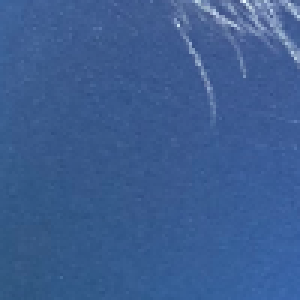
%> input picture code/PHASEII/b11.jpg, 100 x 100 px (shown 3 times larger)
$ octave --eval "result = max_variance_of_pic('b11.jpg');"   (GNU Octave 9; MATLAB toolbox functions it lacks are replaced by stand-ins)
%> lines starting %> are read from the running program, lines starting %| are printed output that depends on the picture
function [max_variance_among_slideing_windows] = max_variance_of_pic(image)
%> called with image = 'b11.jpg'
%UNTITLED This function return the maximal variance among all 10*10 moving
% windows of the input image

% for max_phase_II
g1 = rgb2gray(imread(image));
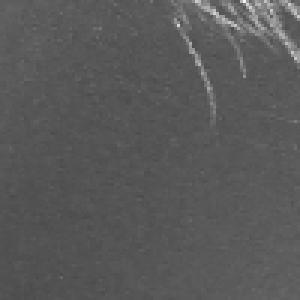
%> g1: size 100x100 uint8 (shown 3 times larger); min 75, max 244, mean 89.3

% for color_test_main
% g1 = image;

defekt_variance=[];

[x,y] = size(g1);
%> x = 100; y = 100

for i = 1 : (floor(x/10))
    for j = 1: (floor(y/10))
        moving_windows = g1(((i-1)*10 +1) : i*10 , ((j-1)*10 +1) : j*10);

        row_vector = reshape(moving_windows,1,[]);
        A = cast(row_vector, 'double');
        % calculate the variance of grey value in moving windows
        a = var(A);
        defekt_variance = [defekt_variance,a];

    end
end
%> after the loop, defekt_variance = 100 values, max 961.9 at index 10, min 3.21 at index 98, mean 66.22
max_variance_among_slideing_windows = max(defekt_variance);
%> max_variance_among_slideing_windows = 961.9

end

$ run again, on code/PHASEII/b16.jpg
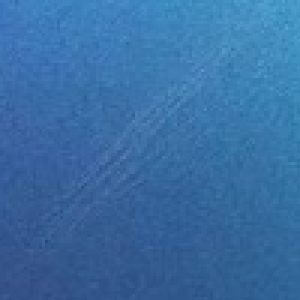
%> input picture code/PHASEII/b16.jpg, 100 x 100 px (shown 3 times larger)
%> in max_variance_of_pic, `g1 = rgb2gray(imread(image));`:
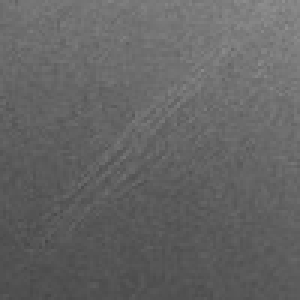
%> g1: size 100x100 uint8 (shown 3 times larger); min 70, max 144, mean 100.2
%> after the loop in max_variance_of_pic, `for i = 1 : (floor(x/10))`: defekt_variance = 100 values, max 48.75 at index 55, min 5.89 at index 91, mean 17.62
%> max_variance_among_slideing_windows = 48.75

$ run again, on code/PHASEII/b19.jpg
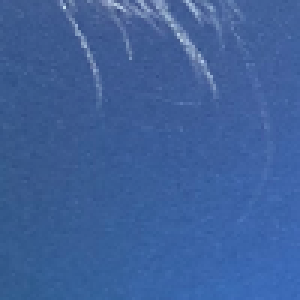
%> input picture code/PHASEII/b19.jpg, 100 x 100 px (shown 3 times larger)
%> in max_variance_of_pic, `g1 = rgb2gray(imread(image));`:
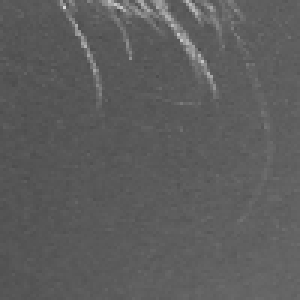
%> g1: size 100x100 uint8 (shown 3 times larger); min 76, max 214, mean 92.8
%> after the loop in max_variance_of_pic, `for i = 1 : (floor(x/10))`: defekt_variance = 100 values, max 794.9 at index 17, min 2.73 at index 84, mean 63.46
%> max_variance_among_slideing_windows = 794.9

$ run again, on code/PHASEII/b2.jpg
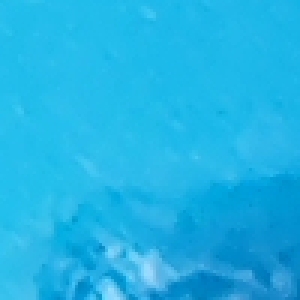
%> input picture code/PHASEII/b2.jpg, 100 x 100 px (shown 3 times larger)
%> in max_variance_of_pic, `g1 = rgb2gray(imread(image));`:
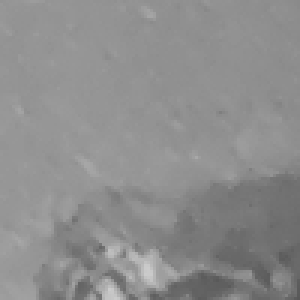
%> g1: size 100x100 uint8 (shown 3 times larger); min 88, max 203, mean 141.3
%> after the loop in max_variance_of_pic, `for i = 1 : (floor(x/10))`: defekt_variance = 100 values, max 877.3 at index 96, min 0.657 at index 23, mean 60.76
%> max_variance_among_slideing_windows = 877.3
